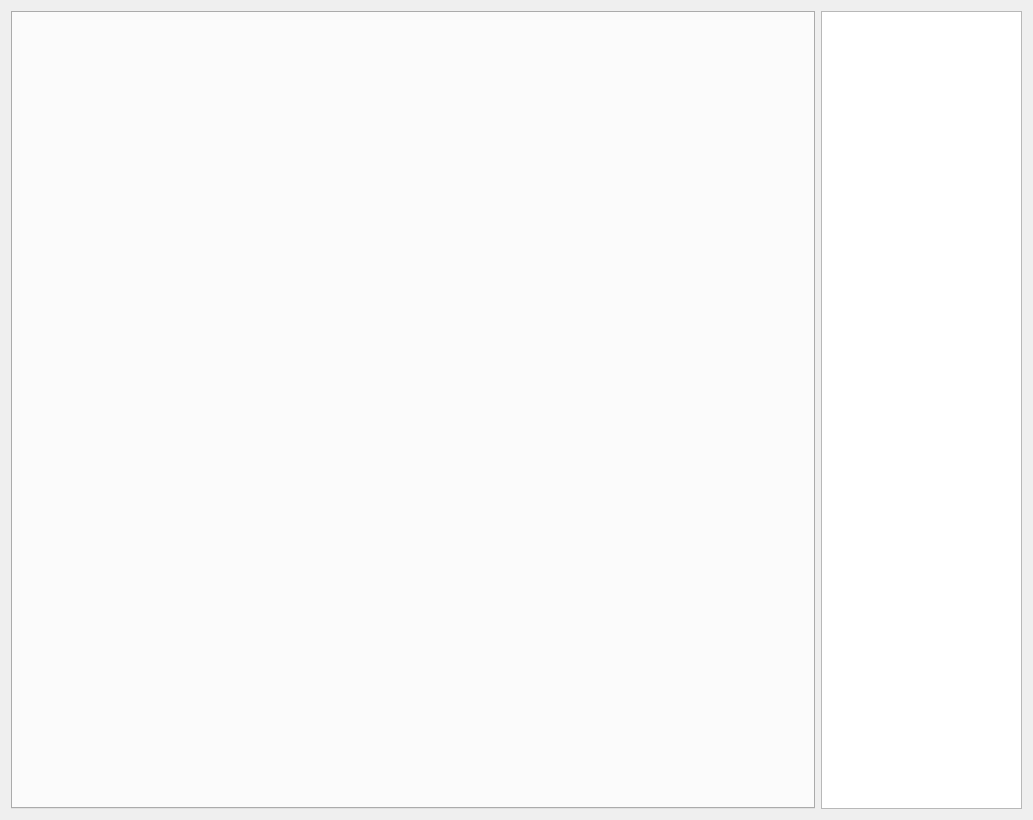
<?xml version="1.0" encoding="UTF-8"?>
<ui version="4.0">
 <class>Util</class>
 <widget class="QWidget" name="Util">
  <property name="geometry">
   <rect>
    <x>0</x>
    <y>0</y>
    <width>1033</width>
    <height>820</height>
   </rect>
  </property>
  <property name="windowTitle">
   <string>主机信息</string>
  </property>
  <layout class="QHBoxLayout" name="horizontalLayout_2">
   <item>
    <layout class="QHBoxLayout" name="horizontalLayout" stretch="4,1">
     <item>
      <widget class="QTabWidget" name="tabWidget">
       <property name="currentIndex">
        <number>-1</number>
       </property>
      </widget>
     </item>
     <item>
      <widget class="QTableWidget" name="hostMore"/>
     </item>
    </layout>
   </item>
  </layout>
 </widget>
 <resources/>
 <connections/>
</ui>
